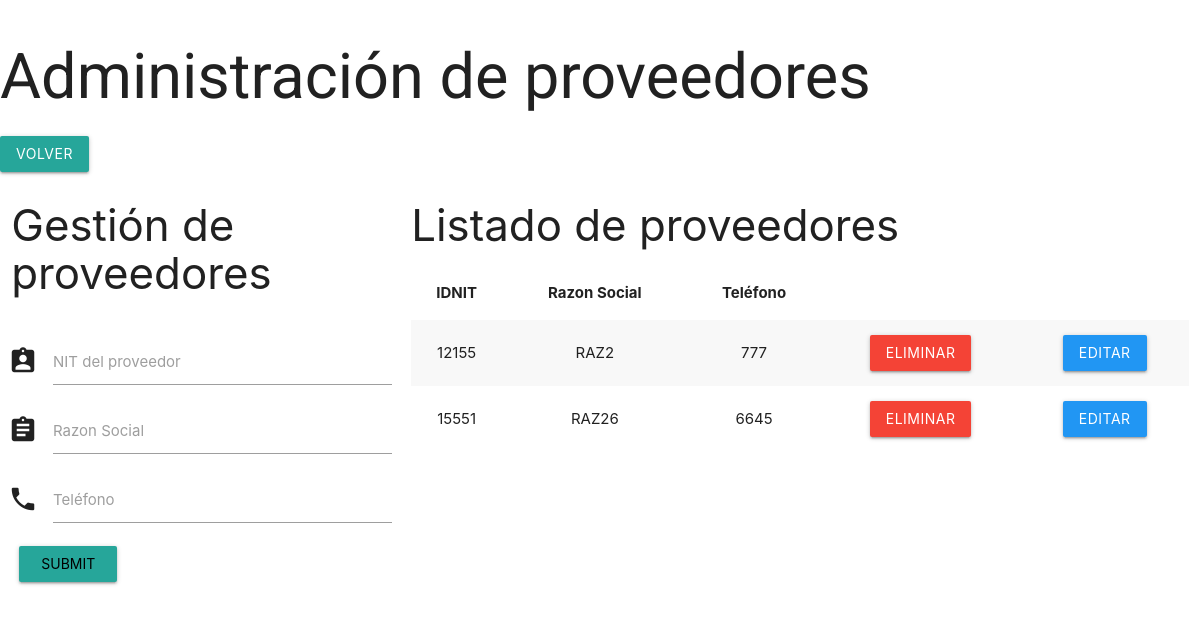
The page /prov_administration (signed in) on the database its author committed.
### crud/models.py (models this page shows, shortened)
class Proveedor(models.Model):
    prov_nit = models.BigIntegerField(primary_key = True)
    prov_razon_social = models.CharField("Razón social del proveedor", max_length = 50)
    prov_telefono = models.BigIntegerField("Teléfono del proveedor")
    class Meta:
        verbose_name = "Proveedor"
        verbose_name_plural = "Proveedores"

### crud/views.py (the view)
# urls.py: path('prov_administration', views.prov_administration, name="prov_administration"),
@login_required
def prov_administration(request):
    if request.user.has_perm('crud.view_proveedor'):
        try:
            if request.user.is_authenticated:
                proveedores = Proveedor.objects.all()
                return render(request, "admin_dash/proveedores_admin.html", {"proveedores_en_db": proveedores,
                                                                             "permisos_creacion": request.user.has_perm('crud.add_proveedor'),
                                                                             "permisos_eliminacion": request.user.has_perm('crud.delete_proveedor'),
                                                                             "permisos_edicion": request.user.has_perm('crud.change_proveedor')})
            else:
                return render(request, "main_dash/index.html")
        except Exception as error:
            messages.error(request, "La solicitud desarrollada no puede ser resolvida.")
            return render(request, "main_dash/index.html")
    else:
        messages.error(request, "el usuario no tiene permisos para acceder a esta sección")
        return render(request, "admin_dash/main.html")

### templates/admin_dash/proveedores_admin.html (shortened to what this page needs)
{% load static%}
<!DOCTYPE html>
<html lang="es">
<head>
    <link rel="stylesheet" type="text/css" href='{%static "\styles\PROVEEDORES/prov.css"%}'>
    <link rel="stylesheet" href="https://cdnjs.cloudflare.com/ajax/libs/materialize/1.0.0/css/materialize.min.css">
</head>
<body>
    <h1>Administración de proveedores</h1>
    <button class="waves-effect waves-light btn"><a href="/admin_dash">Volver</a></button>
    <div class="row">
        <div class="col s4">
            <h3>Gestión de proveedores</h3>
            <div>
                <form action="/insert_new_prov" method="POST">
                    <div class="row input-field">
                        <i class="material-icons prefix">assignment_ind</i>
                        <input id="prov_nit" type="number" name="prov_nit" class="validate" required>
                        <label for="prov_nit">NIT del proveedor</label>
                    </div>
                    <div class="row input-field">
                        <i class="material-icons prefix">assignment</i>
                        <input id="prov_razon_social" type="text" name="prov_razon_social" class="validate" required>
                        <label for="prov_razon_social">Razon Social</label>
                    </div>
                    <div class="row input-field">
                        <i class="material-icons prefix">local_phone</i>
                        <input id="prov_telefono" type="number" name="prov_telefono" class="validate" required>
                        <label for="prov_telefono">Teléfono</label>
                    </div>
                    {% if permisos_creacion %}
                    <button class="waves-effect waves-light btn"><input type="submit"></button>
                    {% else %}
                    <button class="waves-effect waves-light btn" disabled><input type="submit"></button>
                    {% endif %}
                </form>
            </div>
        </div>
        <div class="col s8">
            <table class="striped centered responsive-table">
                <h3>Listado de proveedores</h3>
                <thead>
                    <tr>
                        <th>IDNIT</th>
                        <th>Razon Social</th>
                        <th>Teléfono</th>
                    </tr>
                </thead>
                <tbody>
                    {%for proveedores in proveedores_en_db%}
                    <tr>
                        <td>{{proveedores.prov_nit}}</td>
                        <td>{{proveedores.prov_razon_social}}</td>
                        <td>{{proveedores.prov_telefono}}</td>
                        {% if permisos_eliminacion %}
                        <td><button class="waves-effect waves-light red btn"><a href="/eliminar_proveedores/{{proveedores.prov_nit}}">Eliminar</a></button></td>
                        {% else %}
                        <td><button class="waves-effect waves-light red btn" disabled><a href="">Eliminar</a></button></td>
                        {% endif %}
                        {% if permisos_edicion %}
                        <td><button class="waves-effect waves-light blue btn"><a href="/proveedores_update/{{proveedores.prov_nit}}">Editar</a></button></td>
                        {% else %}
                        <td><button class="waves-effect waves-light blue btn" disabled><a href="">Editar</a></button></td>
                        {% endif %}
                    </tr>
                    {% endfor %}
                </tbody>
            </table>
        </div>
    </div>
</body>

### static/styles/PROVEEDORES/prov.css (style rules this page uses)
h1 { font-family: Roboto; font-size: medium; }
form { padding: 8px; }
button > a { color: white; }

### rows shown on the page
Proveedor: prov_nit "12155", prov_razon_social "RAZ2", prov_telefono "777"
Proveedor: prov_nit "15551", prov_razon_social "RAZ26", prov_telefono "6645"
